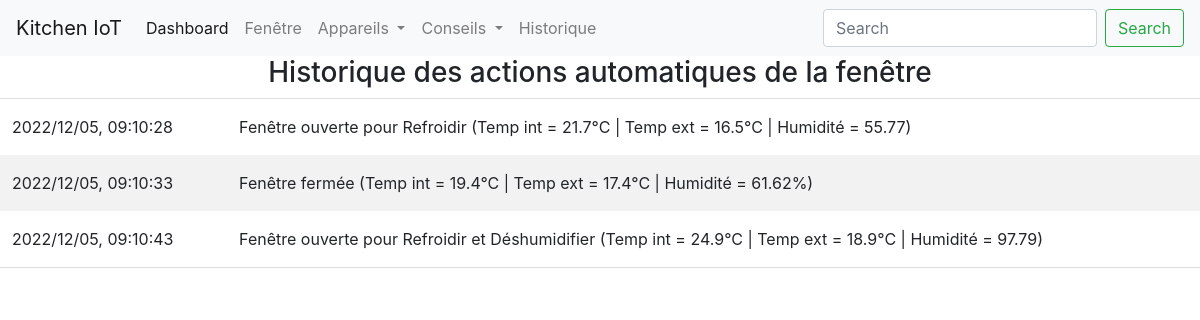
Before: /window/ with the older database file.
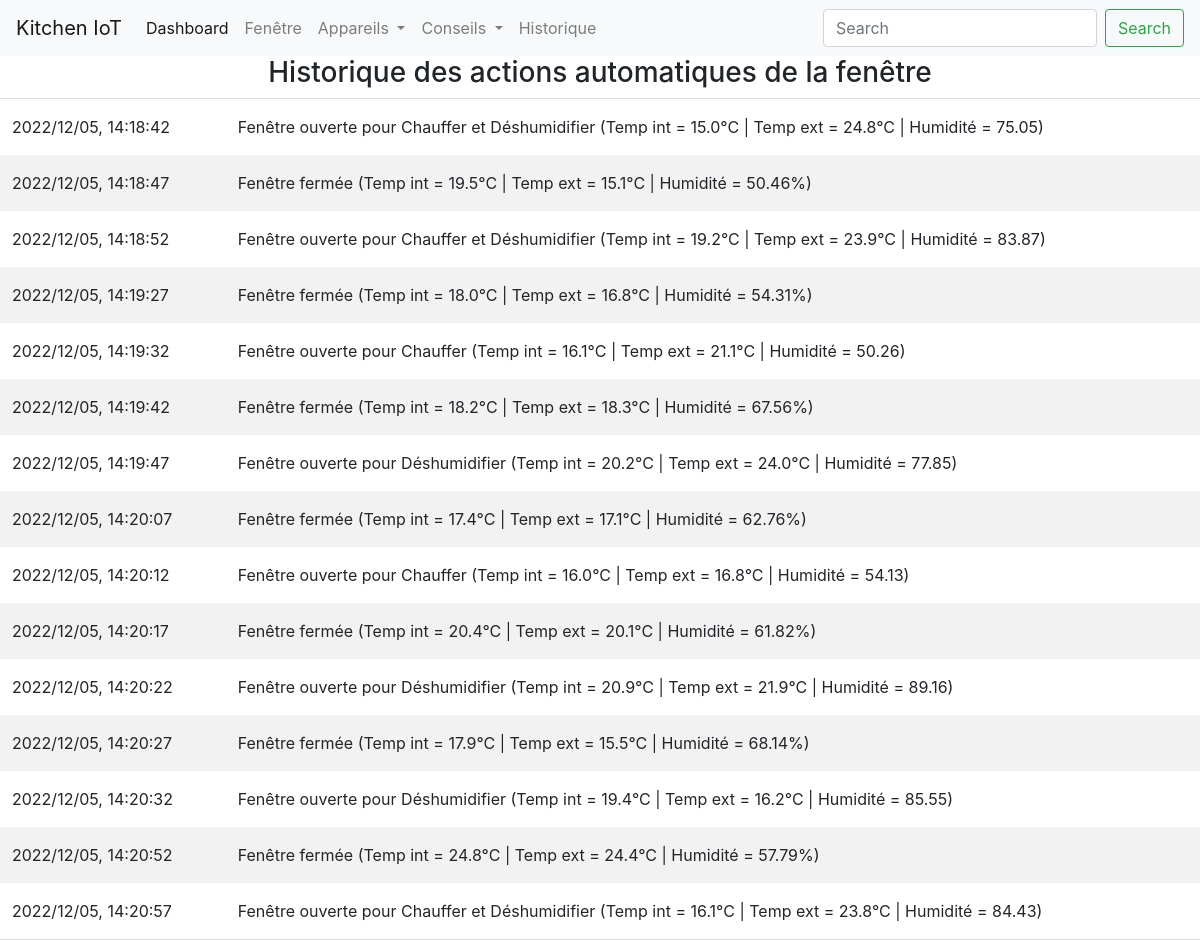
After: the same page with the newer database file.
### app/models.py (models this page shows, shortened)
class WindowLog(db.Model):
    __tablename__ = "window_log"
    id = db.Column(db.Integer, primary_key=True, autoincrement=True)
    action = db.Column(db.String, nullable=False)
    datetime = db.Column(db.DateTime, nullable=False)
    def get_serializable_action(self):
        return {"datetime":self.datetime.strftime("%Y/%m/%d, %H:%M:%S"), "action":self.action}

### app/routes.py (the view)
@app.route("/window/")
def window():
    with app.app_context():
        log = list(map(lambda x: x.get_serializable_action(), list(WindowLog.query.all())))
    return render_template("window/log.html", log=log)

### app/templates/window/log.html (shortened to what this page needs)
{% extends "index.html" %}
{% block content %}
<head>
    <link rel="stylesheet" href="{{url_for('static', filename='css/window.css')}}" />
</head>
<body>
<div class="main">
        <h3 style="text-align: center;">Historique des actions automatiques de la fenêtre</h3>
        <table id="window_log">
            {% for action in log %}
            <tr>
                <td>{{action["datetime"]}}</td>
                <td>{{action["action"]}}</td>
            </tr>
            {% endfor %}
        </table>
    </div>
</body>
{% endblock %}

### app/templates/index.html (shortened to what this page needs)
<!DOCTYPE html>
<html lang="en">
<head>
    <link rel="stylesheet" href="https://stackpath.bootstrapcdn.com/bootstrap/4.4.1/css/bootstrap.min.css"
>
</head>
<body>
    <nav class="navbar navbar-expand-lg navbar-light bg-light">
        <a class="navbar-brand" href="#">Kitchen IoT</a>
        <div class="collapse navbar-collapse" id="navbarSupportedContent">
            <ul class="navbar-nav mr-auto">
                <li class="nav-item active">
                    <a class="nav-link" href="/">Dashboard <span class="sr-only">(current)</span></a>
                </li>
                <li class="nav-item">
                <li class="nav-item">
                    <a class="nav-link" href="/window">Fenêtre</a>
                </li>
                <li class="nav-item dropdown">
                    <a class="nav-link dropdown-toggle" href="#" id="navbarDropdown" role="button" data-toggle="dropdown"
                       aria-haspopup="true" aria-expanded="false">
                        Appareils
                    </a>
                </li>
                <li class="nav-item dropdown">
                    <a class="nav-link dropdown-toggle" href="#" id="navbarDropdown" role="button" data-toggle="dropdown"
                       aria-haspopup="true" aria-expanded="false">
                        Conseils
                    </a>
                </li>
                <li class="nav-item">
                    <a class="nav-link " href="/energy_history">Historique</a>
                </li>
            </ul>
            <form class="form-inline my-2 my-lg-0">
                <input class="form-control mr-sm-2" type="search" placeholder="Search" aria-label="Search">
                <button class="btn btn-outline-success my-2 my-sm-0" type="submit">Search</button>
            </form>
        </div>
    </nav>
    {% block content %}
    {% endblock %}
</body>

### app/static/css/window.css (style rules this page uses)
* { box-sizing: border-box; }
.main { margin-left:-5px; margin-right:-5px; }
table { border-collapse: collapse; border-spacing: 0; width: 100%; border: 1px solid #ddd; }
th, td { text-align: left; padding: 16px; }
tr:nth-child(even) { background-color: #f2f2f2; }

Changed rows visible on the page:
changed WindowLog: datetime "2022/12/05, 09:10:28" → "2022/12/05, 14:18:42"; action "Fenêtre ouverte pour Refroidir (Temp int = 21.7°C | Temp ext = 16.5°C | Humidité = 55.77)" → "Fenêtre ouverte pour Chauffer et Déshumidifier (Temp int = 15.0°C | Temp ext = 24.8°C | Humidité = 75.05)"
changed WindowLog: datetime "2022/12/05, 09:10:33" → "2022/12/05, 14:18:47"; action "Fenêtre fermée (Temp int = 19.4°C | Temp ext = 17.4°C | Humidité = 61.62%)" → "Fenêtre fermée (Temp int = 19.5°C | Temp ext = 15.1°C | Humidité = 50.46%)"
changed WindowLog: datetime "2022/12/05, 09:10:43" → "2022/12/05, 14:18:52"; action "Fenêtre ouverte pour Refroidir et Déshumidifier (Temp int = 24.9°C | Temp ext = 18.9°C | Humidité = 97.79)" → "Fenêtre ouverte pour Chauffer et Déshumidifier (Temp int = 19.2°C | Temp ext = 23.9°C | Humidité = 83.87)"
added WindowLog: datetime "2022/12/05, 14:19:27", action "Fenêtre fermée (Temp int = 18.0°C | Temp ext = 16.8°C | Humidité = 54.31%)"
added WindowLog: datetime "2022/12/05, 14:19:32", action "Fenêtre ouverte pour Chauffer (Temp int = 16.1°C | Temp ext = 21.1°C | Humidité = 50.26)"
added WindowLog: datetime "2022/12/05, 14:19:42", action "Fenêtre fermée (Temp int = 18.2°C | Temp ext = 18.3°C | Humidité = 67.56%)"
added WindowLog: datetime "2022/12/05, 14:19:47", action "Fenêtre ouverte pour Déshumidifier (Temp int = 20.2°C | Temp ext = 24.0°C | Humidité = 77.85)"
added WindowLog: datetime "2022/12/05, 14:20:07", action "Fenêtre fermée (Temp int = 17.4°C | Temp ext = 17.1°C | Humidité = 62.76%)"
added WindowLog: datetime "2022/12/05, 14:20:12", action "Fenêtre ouverte pour Chauffer (Temp int = 16.0°C | Temp ext = 16.8°C | Humidité = 54.13)"
added WindowLog: datetime "2022/12/05, 14:20:17", action "Fenêtre fermée (Temp int = 20.4°C | Temp ext = 20.1°C | Humidité = 61.82%)"
added WindowLog: datetime "2022/12/05, 14:20:22", action "Fenêtre ouverte pour Déshumidifier (Temp int = 20.9°C | Temp ext = 21.9°C | Humidité = 89.16)"
added WindowLog: datetime "2022/12/05, 14:20:27", action "Fenêtre fermée (Temp int = 17.9°C | Temp ext = 15.5°C | Humidité = 68.14%)"
added WindowLog: datetime "2022/12/05, 14:20:32", action "Fenêtre ouverte pour Déshumidifier (Temp int = 19.4°C | Temp ext = 16.2°C | Humidité = 85.55)"
added WindowLog: datetime "2022/12/05, 14:20:52", action "Fenêtre fermée (Temp int = 24.8°C | Temp ext = 24.4°C | Humidité = 57.79%)"
added WindowLog: datetime "2022/12/05, 14:20:57", action "Fenêtre ouverte pour Chauffer et Déshumidifier (Temp int = 16.1°C | Temp ext = 23.8°C | Humidité = 84.43)"
